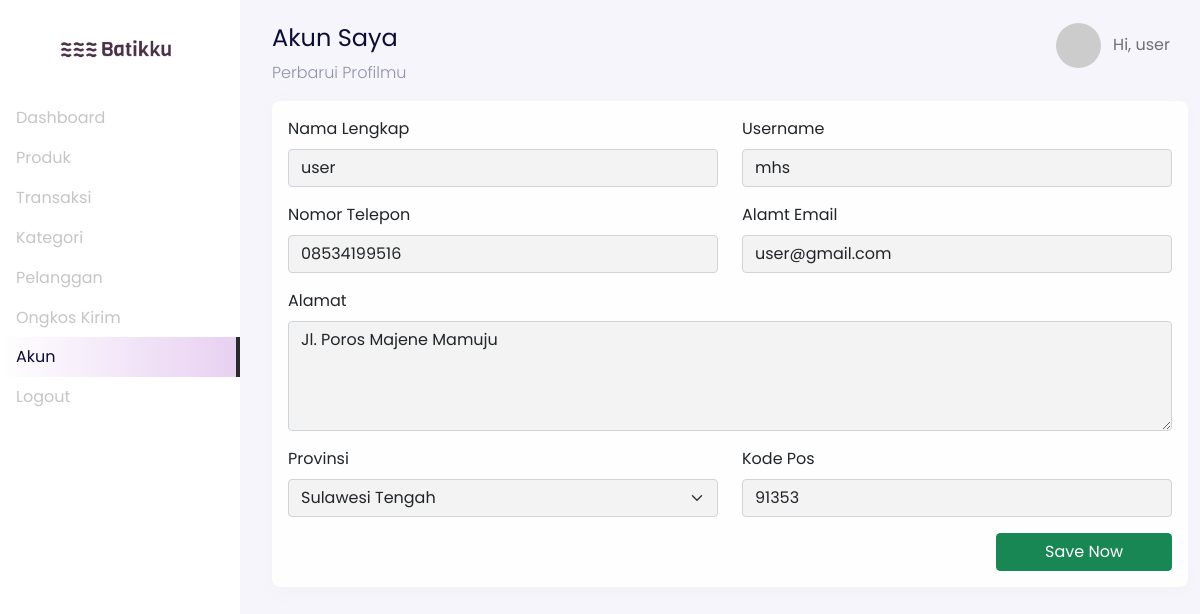
The page /backend/account/dashboard-account.php (signed in) on the database its author committed.
### tables this page shows
CREATE TABLE `users` (
  `users_id` int(11) NOT NULL,
  `name` varchar(25) NOT NULL,
  `username` varchar(20) DEFAULT NULL,
  `phone_number` varchar(12) DEFAULT NULL,
  `email` varchar(50) NOT NULL,
  `email_verified_at` varchar(50) DEFAULT NULL,
  `password` text NOT NULL,
  `provinces_id` int(11) DEFAULT NULL,
  `address` text,
  `zip_code` varchar(11) DEFAULT NULL,
  `roles` enum('USER','ADMIN') NOT NULL DEFAULT 'USER'
);

CREATE TABLE `provinces` (
  `provinces_id` int(11) NOT NULL,
  `provinces_name` varchar(50) NOT NULL,
  `shipping_cost` int(25) NOT NULL
);

### backend/account/dashboard-account.php (the view, shortened to what this page needs)
<?php
  include '../components/header.php';
?>
<body>
  <div class="page-dashboard">
    <div class="d-flex"  id="wrapper" data-aos="fade-right">
    <?php include '../components/sidebar.php' ?>
        <div id="page-content-wrapper">
          <nav class="navbar navbar-store navbar-expand-lg navbar-light" data-aos="fade-down">
            <div class="container-fluid">
              <div class="collapse navbar-collapse" id="navbarSupportedContent">
                <ul class="navbar-nav ms-auto d-none d-lg-flex">
                    <li class="nav-item dropdown">
                      <a href="#" class="nav-link" id="navbarDropdown" role="button" data-bs-toggle="dropdown">
                        <img src="https://ui-avatars.com/api/?name=<?= $_SESSION['name']; ?>" alt="" class="rounded-circle me-2 profile-picture">
                        Hi, <?= $_SESSION['name']; ?>
                      </a>
                    </li>
                </ul>
              </div>
            </div>
          </nav>
          <div class="section-content section-dashboard-home" data-aos="fade-up">
            <div class="container-fluid">
              <div class="dashboard-heading">
                <h2 class="dashboard-title">Akun Saya</h2>
                <p class="dashboard-subtitle">
                  Perbarui Profilmu
                </p>
              </div>
              <div class="dashboard-content">
                <div class="row">
                  <div class="col-12">
                    <form action="update.php" method="POST">
                      <div class="card">
                        <div class="card-body">
                        <?php
                          $users_id = $_SESSION["id"];
                          $query = mysqli_query($config, "SELECT * FROM users  JOIN provinces ON users.provinces_id=provinces.provinces_id WHERE users_id='$users_id'");
                          while ($data = mysqli_fetch_array($query)) {
                        ?>
                          <div class="row">
                            <div class="col-md-6">
                              <div class="mb-3">
                                <label for="name" class="form-label">Nama Lengkap</label>
                                <input type="text" class="form-control" id="name" name="name" value="<?= $data['name']; ?>">
                              </div>
                            </div>
                            <div class="col-md-6">
                              <div class="mb-3">
                                <label for="username" class="form-label">Username</label>
                                <input type="text" class="form-control" id="username" name="username"
                                value="<?= $data['username']; ?>">
                              </div>
                            </div>
                            <div class="col-md-6">
                              <div class="mb-3">
                                <label for="phone_number" class="form-label">Nomor Telepon</label>
                                <input type="text" class="form-control" id="phone_number" name="phone_number" value="<?= $data['phone_number']; ?>">
                              </div>
                            </div>
                            <div class="col-md-6">
                              <div class="mb-3">
                                <label for="email" class="form-label">Alamt Email</label>
                                <input type="text" class="form-control" id="email" name="email" value="<?= $data['email']; ?>">
                              </div>
                            </div>
                            <div class="col-md-12">
                              <div class="mb-3">
                                <label for="address" class="form-label">Alamat</label>
                                <textarea name="address" id="address" cols="30" rows="4" class="form-control"><?= $data['address']; ?></textarea>
                              </div>
                            </div>
                            <div class="col-md-6">
                              <div class="mb-3">
                                <label for="provinces" class="form-label">Provinsi</label>
                                <select id="provinces_id" name="provinces_id" class="form-select" required>
                                  <option value="<?= $data['provinces_id']; ?>" selected><?= $data['provinces_name']; ?></option>
                                  <?php
                                    $query = mysqli_query($config, "SELECT * FROM provinces");
                                  ?>
                                </select>
                              </div>
                            </div>
                            <div class="col-md-6">
                              <div class="mb-3">
                                <label for="zip_code" class="form-label">Kode Pos</label>
                                <input type="text" class="form-control" id="zip_code" name="zip_code"
                                value="<?= $data['zip_code']; ?>">
                              </div>
                            </div>
                          </div>
                          <div class="row">
                            <div class="col text-end">
                              <button type="submit" name="submit" class="btn btn-success px-5">Save Now</button>
                            </div>
                          </div>
                        </div>
                      </div>
                    </form>
                    <?php
                      }
                    ?>
                  </div>
                </div>
              </div>
            </div>
          </div>
        </div>
    </div>
  </div>
<?php
  include '../components/footer.php';
?>

### rows shown on the page
users: name "user", username "mhs", phone_number "08534199516", email "user@gmail.com", address "Jl. Poros Majene Mamuju", provinces_id "Sulawesi Tengah", zip_code "91353"

### other values the page prints
$_SESSION['name'] "user"
